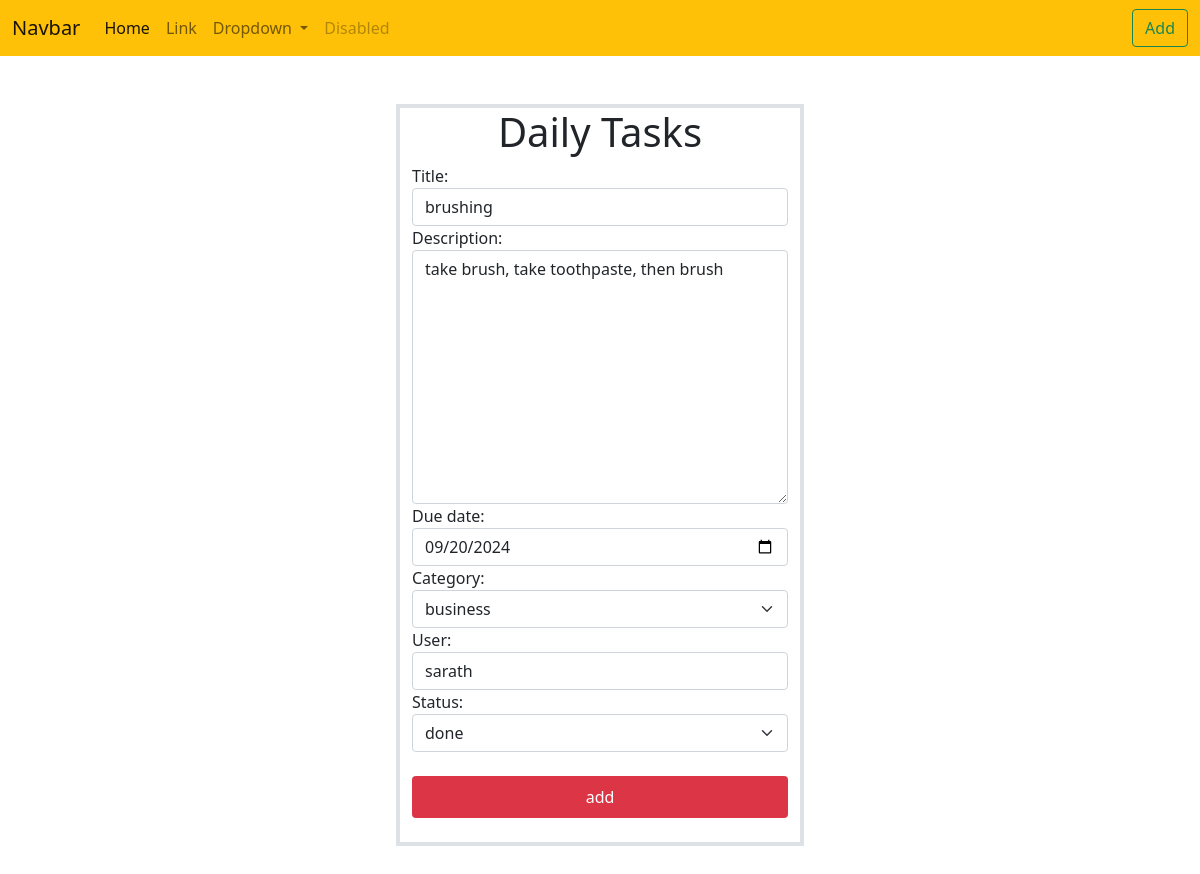
/tasks/2/change, run on the app's committed database.
### notes/models.py (models this page shows, shortened)
class Task(models.Model):
    title=models.CharField(max_length=200)
    description=models.TextField()
    created_date=models.DateTimeField(auto_now_add=True)
    due_date=models.DateTimeField(null=True)
    category_choices=(
        ("personal","personal"),
        ("business","business")
    )
    category=models.CharField(max_length=200,choices=category_choices,default="personal")
    status_choices=(
        ("pending","pending"),
        ("in-progress","in-progress"),
        ("done","done")
    )
    status=models.CharField(max_length=200,choices=status_choices,default="pending")
    updated_date=models.DateTimeField(auto_now=True)
    user=models.CharField(max_length=200)

### notes/views.py (the view, shortened to what this page needs)
# urls.py: path('tasks/<int:pk>/change',views.TaskUpdateView.as_view(),name="task-update"),
class TaskUpdateView(View):
    def get(self,request,*args,**kwargs):
        id=kwargs.get("pk")
        task_obj=Task.objects.get(id=id)
        form_instance=TaskForm(instance=task_obj)
        form_instance.fields["status"]=forms.ChoiceField(choices=Task.status_choices,widget=forms.Select(attrs={"class":"form-control form-select"}),initial=task_obj.status)
        return render(request,"task_edit.html",{"form":form_instance})

### notes/forms.py
class TaskForm(forms.ModelForm):
    class Meta:
        model = Task
        exclude = ("created_date","status","updated_date")
        widgets = {
            "title":forms.TextInput(attrs={"class":"form-control"}),
            "description":forms.Textarea(attrs={"class":"form-control"}),
            "due_date":forms.DateInput(attrs={"class":"form-control","type":"date"}),
            "category":forms.Select(attrs={"class":"form-control form-select"}),
            "user":forms.TextInput(attrs={"class":"form-control"})
        }

### notes/templates/task_edit.html (shortened to what this page needs)
{%extends 'base.html'%}
{%block main_block%}
<div class="row">
    <div class="col-4"></div>
    <div class="col-4 border border-4 my-5">
        <h1 class="text-center"> Daily Tasks</h1>
            <form action=""method="post">
                {{form}}
                <button type="submit" class="bg-danger w-100 btn btn-auto text-white my-4 py-2">add</button>
            </form>
    </div>
</div>
{%endblock%}

### data on the page
Task: title "brushing", description "take brush, take toothpaste, then brush", due_date "09/20/2024", category "business", user "sarath", status "done"
